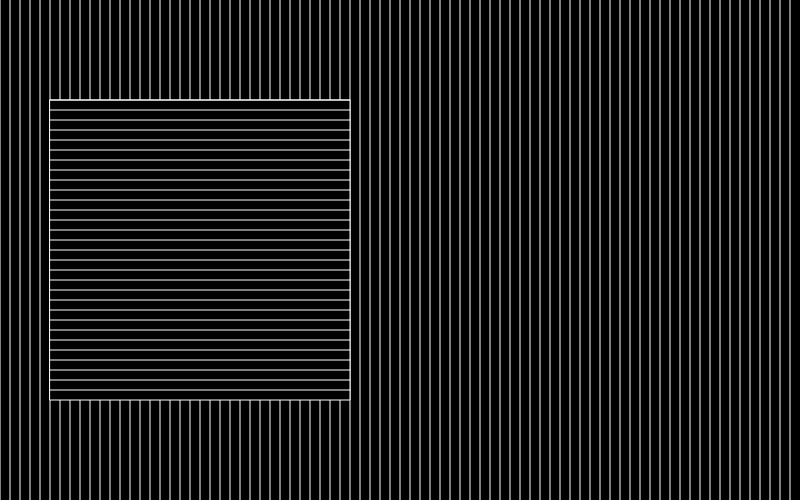
Frame 1 (no input)
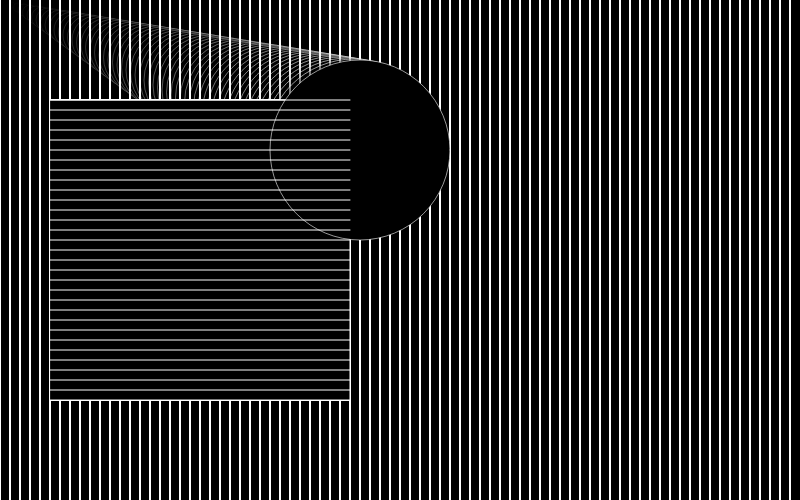
Frame 60 (no input)
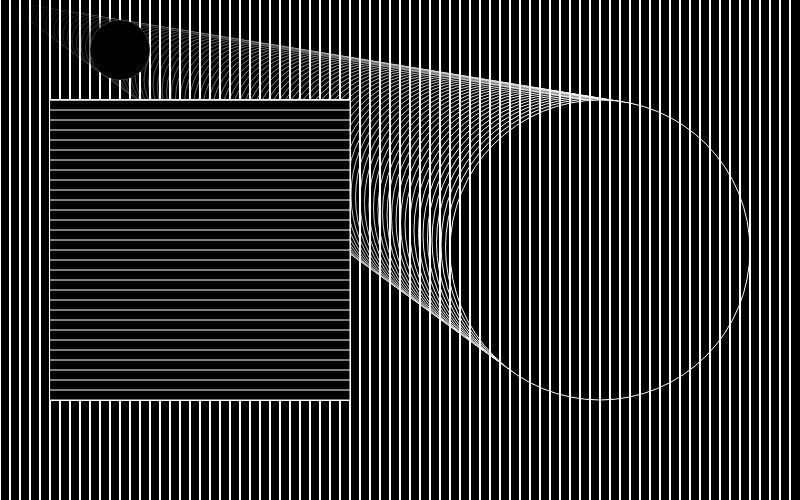
Frame 120 (the mouse pressed at the canvas centre since frame 60)

The p5.js sketch that drew these frames (run headless with seeded random() and noise() and a simulated clock; from frame 60 on, the mouse is pressed at the canvas centre):

// p5.js sketch
// ── sketch.js
var s = 0;  //scale
var r = 150; //radius

function setup(){
  createCanvas(800, 500);
  background(0);
  rectMode(CENTER);
  angleMode(DEGREES);



}

function draw(){

      for(var x = 0; x < width; x += 10){
        stroke(255);
        line(x, 0, x, height);
      }


      fill(0);
      rect (width/4, height/2, 300, 300);

      push();
      if (s < 1){
        s = s+0.01;
        scale(s);
      } else{
        s = .01*s;
        scale(s);
      }
      ellipse((3*width)/4, height/2, 2*r);
      pop();


      for(var y = 100; y < 400; y += 10){
        stroke(255);
        line(50, y, 350, y);
      }

      // for(var circleY = 100; circleY < 400; y += 10){
      //   stroke(155);
      //   line((-1)*sqrt((r*r)-(circleY*circleY))+600,
      //   circleY,
      //   sqrt((r*r)-(circleY*circleY))+600,
      //   circleY);
      // }









}
